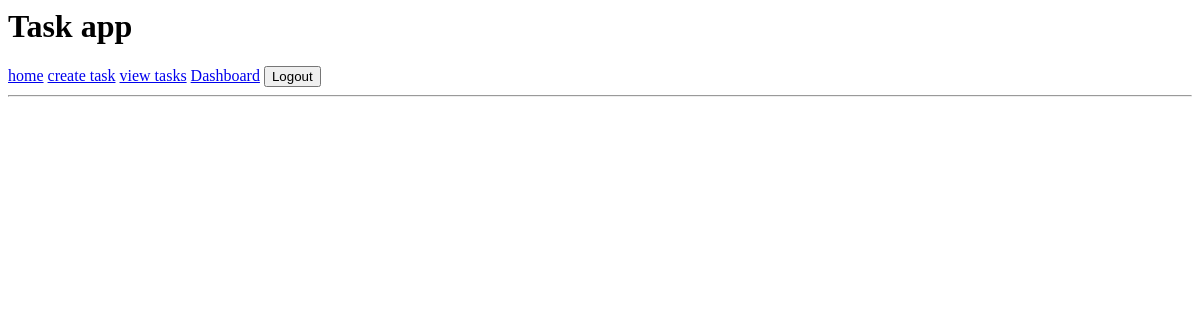
The page /view-tasks (signed in) on the database as committed earlier.
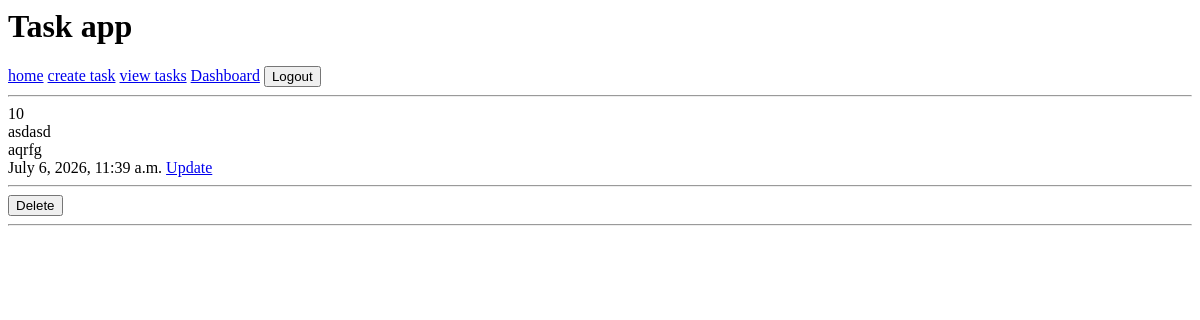
The same page on the database as committed later.
### crm/models.py (models this page shows)
class Task(models.Model):
    title = models.CharField(max_length=50)
    description = models.TextField(max_length=100)
    created = models.DateTimeField(auto_now_add=True)

### crm/views.py (the view)
# urls.py: path('view-tasks', views.tasks, name="view-tasks"),
@login_required(login_url='my-login')
def tasks(request):
    Tasks = Task.objects.all()
    context = {'Tasks': Tasks}
    return render(request,'crm/view-tasks.html', context )

### crm/templates/crm/view-tasks.html (shortened to what this page needs)
{% extends 'crm/base.html' %}
 {% load static %}
    {%block content%}
    <link rel="stylesheet" href="{% static 'crm/css/tasks.css' %}">
        {% for Task in Tasks %}
        {{Task.id}}
        <br>
        {{Task.title}}
        <br>
        {{Task.description}}
        <br>
        {{Task.created}}
        <a href="{% url 'update-task' Task.id %}">Update</a>
        <br>
        <hr>
         <button onclick="openModal( {{ Task.id }} )">
         Delete
        </button>
            <hr>
          {% endfor %}
    {% endblock %}

Rows that differ between the two databases and show on the page:
added Task: id "10", title "asdasd", description "aqrfg", created "July 6, 2026, 11:39 a.m."
